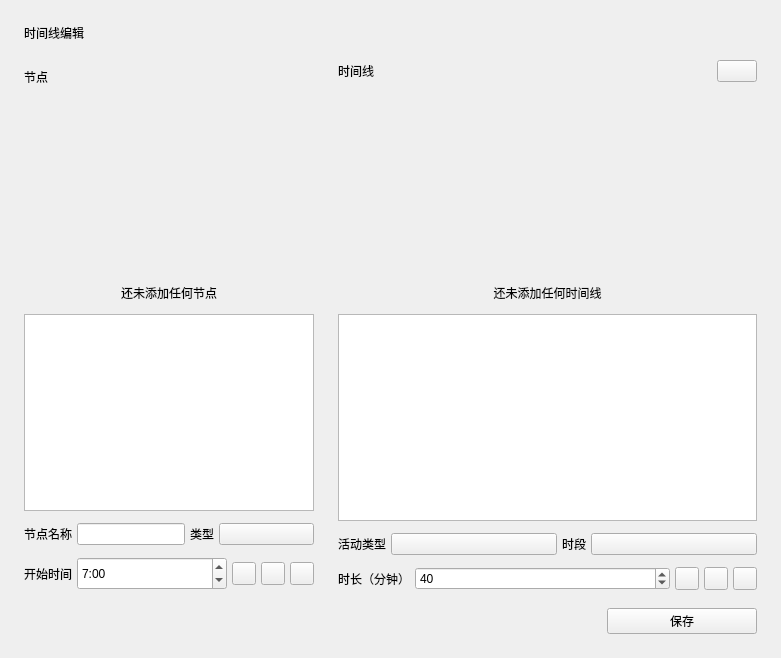
<?xml version="1.0" encoding="UTF-8"?>
<ui version="4.0">
 <class>Form</class>
 <widget class="QWidget" name="Form">
  <property name="geometry">
   <rect>
    <x>0</x>
    <y>0</y>
    <width>781</width>
    <height>658</height>
   </rect>
  </property>
  <property name="windowTitle">
   <string>Form</string>
  </property>
  <layout class="QVBoxLayout" name="verticalLayout_2">
   <property name="spacing">
    <number>18</number>
   </property>
   <property name="leftMargin">
    <number>24</number>
   </property>
   <property name="topMargin">
    <number>24</number>
   </property>
   <property name="rightMargin">
    <number>24</number>
   </property>
   <property name="bottomMargin">
    <number>24</number>
   </property>
   <item>
    <widget class="TitleLabel" name="TitleLabel">
     <property name="text">
      <string>时间线编辑</string>
     </property>
    </widget>
   </item>
   <item>
    <layout class="QHBoxLayout" name="horizontalLayout">
     <property name="spacing">
      <number>12</number>
     </property>
     <item>
      <layout class="QVBoxLayout" name="verticalLayout">
       <item>
        <widget class="SubtitleLabel" name="SubtitleLabel_2">
         <property name="minimumSize">
          <size>
           <width>0</width>
           <height>33</height>
          </size>
         </property>
         <property name="text">
          <string>节点</string>
         </property>
        </widget>
       </item>
       <item>
        <widget class="CaptionLabel" name="tips_1">
         <property name="sizePolicy">
          <sizepolicy hsizetype="Preferred" vsizetype="Expanding">
           <horstretch>0</horstretch>
           <verstretch>0</verstretch>
          </sizepolicy>
         </property>
         <property name="styleSheet">
          <string notr="true">FluentLabelBase {
    color: black;
}

HyperlinkLabel {
    color: #009faa;
    border: none;
    background-color: transparent;
    text-align: left;
    padding: 0;
    margin: 0;
}

HyperlinkLabel[underline=true] {
    text-decoration: underline;
}

HyperlinkLabel[underline=false] {
    text-decoration: none;
}

HyperlinkLabel:hover {
    color: #007780;
}

HyperlinkLabel:pressed {
    color: #00a7b3;
}
FluentLabelBase{color:#7d000000}</string>
         </property>
         <property name="text">
          <string>还未添加任何节点</string>
         </property>
         <property name="alignment">
          <set>Qt::AlignBottom|Qt::AlignHCenter</set>
         </property>
         <property name="lightColor" stdset="0">
          <color alpha="125">
           <red>0</red>
           <green>0</green>
           <blue>0</blue>
          </color>
         </property>
         <property name="darkColor" stdset="0">
          <color alpha="155">
           <red>255</red>
           <green>255</green>
           <blue>255</blue>
          </color>
         </property>
         <property name="pixelFontSize" stdset="0">
          <number>14</number>
         </property>
        </widget>
       </item>
       <item>
        <widget class="ListWidget" name="part_list">
         <property name="sizePolicy">
          <sizepolicy hsizetype="Preferred" vsizetype="Expanding">
           <horstretch>0</horstretch>
           <verstretch>0</verstretch>
          </sizepolicy>
         </property>
         <property name="minimumSize">
          <size>
           <width>0</width>
           <height>0</height>
          </size>
         </property>
         <property name="dragDropMode">
          <enum>QAbstractItemView::InternalMove</enum>
         </property>
         <property name="defaultDropAction">
          <enum>Qt::MoveAction</enum>
         </property>
         <property name="alternatingRowColors">
          <bool>true</bool>
         </property>
        </widget>
       </item>
       <item>
        <layout class="QHBoxLayout" name="horizontalLayout_2">
         <property name="spacing">
          <number>5</number>
         </property>
         <item>
          <widget class="BodyLabel" name="BodyLabel_4">
           <property name="sizePolicy">
            <sizepolicy hsizetype="Fixed" vsizetype="Preferred">
             <horstretch>0</horstretch>
             <verstretch>0</verstretch>
            </sizepolicy>
           </property>
           <property name="text">
            <string>节点名称</string>
           </property>
           <property name="alignment">
            <set>Qt::AlignLeading|Qt::AlignLeft|Qt::AlignVCenter</set>
           </property>
          </widget>
         </item>
         <item>
          <widget class="EditableComboBox" name="name_part_combo">
           <property name="sizePolicy">
            <sizepolicy hsizetype="Preferred" vsizetype="Fixed">
             <horstretch>0</horstretch>
             <verstretch>0</verstretch>
            </sizepolicy>
           </property>
          </widget>
         </item>
         <item>
          <widget class="BodyLabel" name="BodyLabel_6">
           <property name="sizePolicy">
            <sizepolicy hsizetype="Fixed" vsizetype="Preferred">
             <horstretch>0</horstretch>
             <verstretch>0</verstretch>
            </sizepolicy>
           </property>
           <property name="text">
            <string>类型</string>
           </property>
          </widget>
         </item>
         <item>
          <widget class="ComboBox" name="part_type">
           <property name="sizePolicy">
            <sizepolicy hsizetype="Preferred" vsizetype="Fixed">
             <horstretch>0</horstretch>
             <verstretch>0</verstretch>
            </sizepolicy>
           </property>
          </widget>
         </item>
        </layout>
       </item>
       <item>
        <layout class="QHBoxLayout" name="horizontalLayout_5">
         <property name="spacing">
          <number>5</number>
         </property>
         <item>
          <widget class="BodyLabel" name="BodyLabel_5">
           <property name="sizePolicy">
            <sizepolicy hsizetype="Fixed" vsizetype="Preferred">
             <horstretch>0</horstretch>
             <verstretch>0</verstretch>
            </sizepolicy>
           </property>
           <property name="text">
            <string>开始时间</string>
           </property>
          </widget>
         </item>
         <item>
          <widget class="TimeEdit" name="part_time">
           <property name="sizePolicy">
            <sizepolicy hsizetype="Maximum" vsizetype="Fixed">
             <horstretch>0</horstretch>
             <verstretch>0</verstretch>
            </sizepolicy>
           </property>
           <property name="minimumSize">
            <size>
             <width>150</width>
             <height>33</height>
            </size>
           </property>
           <property name="currentSection">
            <enum>QDateTimeEdit::HourSection</enum>
           </property>
           <property name="displayFormat">
            <string>h:mm</string>
           </property>
           <property name="time">
            <time>
             <hour>7</hour>
             <minute>0</minute>
             <second>0</second>
            </time>
           </property>
          </widget>
         </item>
         <item>
          <widget class="ToolButton" name="add_part_button"/>
         </item>
         <item>
          <widget class="ToolButton" name="edit_button_2"/>
         </item>
         <item>
          <widget class="ToolButton" name="delete_part_button"/>
         </item>
        </layout>
       </item>
      </layout>
     </item>
     <item>
      <widget class="VerticalSeparator" name="VerticalSeparator"/>
     </item>
     <item>
      <layout class="QVBoxLayout" name="verticalLayout_3">
       <item>
        <layout class="QHBoxLayout" name="horizontalLayout_8">
         <item>
          <widget class="SubtitleLabel" name="SubtitleLabel">
           <property name="text">
            <string>时间线</string>
           </property>
          </widget>
         </item>
         <item>
          <widget class="ComboBox" name="select_timeline">
           <property name="sizePolicy">
            <sizepolicy hsizetype="Maximum" vsizetype="Fixed">
             <horstretch>0</horstretch>
             <verstretch>0</verstretch>
            </sizepolicy>
           </property>
          </widget>
         </item>
        </layout>
       </item>
       <item>
        <widget class="CaptionLabel" name="tips_2">
         <property name="sizePolicy">
          <sizepolicy hsizetype="Preferred" vsizetype="Expanding">
           <horstretch>0</horstretch>
           <verstretch>0</verstretch>
          </sizepolicy>
         </property>
         <property name="styleSheet">
          <string notr="true">FluentLabelBase {
    color: black;
}

HyperlinkLabel {
    color: #009faa;
    border: none;
    background-color: transparent;
    text-align: left;
    padding: 0;
    margin: 0;
}

HyperlinkLabel[underline=true] {
    text-decoration: underline;
}

HyperlinkLabel[underline=false] {
    text-decoration: none;
}

HyperlinkLabel:hover {
    color: #007780;
}

HyperlinkLabel:pressed {
    color: #00a7b3;
}
FluentLabelBase{color:#7d000000}</string>
         </property>
         <property name="text">
          <string>还未添加任何时间线</string>
         </property>
         <property name="alignment">
          <set>Qt::AlignBottom|Qt::AlignHCenter</set>
         </property>
         <property name="lightColor" stdset="0">
          <color alpha="125">
           <red>0</red>
           <green>0</green>
           <blue>0</blue>
          </color>
         </property>
         <property name="darkColor" stdset="0">
          <color alpha="155">
           <red>255</red>
           <green>255</green>
           <blue>255</blue>
          </color>
         </property>
         <property name="pixelFontSize" stdset="0">
          <number>14</number>
         </property>
        </widget>
       </item>
       <item>
        <widget class="ListWidget" name="timeline_list">
         <property name="sizePolicy">
          <sizepolicy hsizetype="Expanding" vsizetype="Expanding">
           <horstretch>0</horstretch>
           <verstretch>0</verstretch>
          </sizepolicy>
         </property>
         <property name="minimumSize">
          <size>
           <width>0</width>
           <height>0</height>
          </size>
         </property>
         <property name="dragDropMode">
          <enum>QAbstractItemView::InternalMove</enum>
         </property>
         <property name="defaultDropAction">
          <enum>Qt::MoveAction</enum>
         </property>
         <property name="alternatingRowColors">
          <bool>true</bool>
         </property>
        </widget>
       </item>
       <item>
        <layout class="QHBoxLayout" name="horizontalLayout_6">
         <property name="spacing">
          <number>5</number>
         </property>
         <item>
          <widget class="BodyLabel" name="BodyLabel_2">
           <property name="sizePolicy">
            <sizepolicy hsizetype="Fixed" vsizetype="Preferred">
             <horstretch>0</horstretch>
             <verstretch>0</verstretch>
            </sizepolicy>
           </property>
           <property name="text">
            <string>活动类型</string>
           </property>
           <property name="alignment">
            <set>Qt::AlignLeading|Qt::AlignLeft|Qt::AlignVCenter</set>
           </property>
          </widget>
         </item>
         <item>
          <widget class="ComboBox" name="class_activity">
           <property name="sizePolicy">
            <sizepolicy hsizetype="Preferred" vsizetype="Fixed">
             <horstretch>0</horstretch>
             <verstretch>0</verstretch>
            </sizepolicy>
           </property>
          </widget>
         </item>
         <item>
          <widget class="BodyLabel" name="BodyLabel_3">
           <property name="sizePolicy">
            <sizepolicy hsizetype="Fixed" vsizetype="Preferred">
             <horstretch>0</horstretch>
             <verstretch>0</verstretch>
            </sizepolicy>
           </property>
           <property name="text">
            <string>时段</string>
           </property>
          </widget>
         </item>
         <item>
          <widget class="ComboBox" name="time_period">
           <property name="sizePolicy">
            <sizepolicy hsizetype="Preferred" vsizetype="Fixed">
             <horstretch>0</horstretch>
             <verstretch>0</verstretch>
            </sizepolicy>
           </property>
          </widget>
         </item>
        </layout>
       </item>
       <item>
        <layout class="QHBoxLayout" name="horizontalLayout_3">
         <property name="spacing">
          <number>5</number>
         </property>
         <item>
          <widget class="BodyLabel" name="BodyLabel">
           <property name="sizePolicy">
            <sizepolicy hsizetype="Fixed" vsizetype="Preferred">
             <horstretch>0</horstretch>
             <verstretch>0</verstretch>
            </sizepolicy>
           </property>
           <property name="text">
            <string>时长（分钟）</string>
           </property>
          </widget>
         </item>
         <item>
          <widget class="SpinBox" name="spin_time">
           <property name="sizePolicy">
            <sizepolicy hsizetype="Preferred" vsizetype="Fixed">
             <horstretch>0</horstretch>
             <verstretch>0</verstretch>
            </sizepolicy>
           </property>
           <property name="maximum">
            <number>999</number>
           </property>
           <property name="singleStep">
            <number>5</number>
           </property>
           <property name="value">
            <number>40</number>
           </property>
          </widget>
         </item>
         <item>
          <widget class="ToolButton" name="add_button"/>
         </item>
         <item>
          <widget class="ToolButton" name="edit_button"/>
         </item>
         <item>
          <widget class="ToolButton" name="delete_button"/>
         </item>
        </layout>
       </item>
      </layout>
     </item>
    </layout>
   </item>
   <item>
    <layout class="QHBoxLayout" name="horizontalLayout_4" stretch="0,0">
     <property name="spacing">
      <number>2</number>
     </property>
     <item>
      <spacer name="horizontalSpacer">
       <property name="orientation">
        <enum>Qt::Horizontal</enum>
       </property>
       <property name="sizeHint" stdset="0">
        <size>
         <width>40</width>
         <height>20</height>
        </size>
       </property>
      </spacer>
     </item>
     <item>
      <widget class="PrimaryPushButton" name="save">
       <property name="sizePolicy">
        <sizepolicy hsizetype="Fixed" vsizetype="Minimum">
         <horstretch>0</horstretch>
         <verstretch>0</verstretch>
        </sizepolicy>
       </property>
       <property name="minimumSize">
        <size>
         <width>150</width>
         <height>0</height>
        </size>
       </property>
       <property name="text">
        <string>保存</string>
       </property>
      </widget>
     </item>
    </layout>
   </item>
  </layout>
 </widget>
 <customwidgets>
  <customwidget>
   <class>ComboBox</class>
   <extends>QPushButton</extends>
   <header>qfluentwidgets</header>
  </customwidget>
  <customwidget>
   <class>EditableComboBox</class>
   <extends>LineEdit</extends>
   <header>qfluentwidgets</header>
  </customwidget>
  <customwidget>
   <class>PushButton</class>
   <extends>QPushButton</extends>
   <header>qfluentwidgets</header>
  </customwidget>
  <customwidget>
   <class>PrimaryPushButton</class>
   <extends>PushButton</extends>
   <header>qfluentwidgets</header>
  </customwidget>
  <customwidget>
   <class>ToolButton</class>
   <extends>QToolButton</extends>
   <header>qfluentwidgets</header>
  </customwidget>
  <customwidget>
   <class>VerticalSeparator</class>
   <extends>QWidget</extends>
   <header>qfluentwidgets</header>
  </customwidget>
  <customwidget>
   <class>CaptionLabel</class>
   <extends>QLabel</extends>
   <header>qfluentwidgets</header>
  </customwidget>
  <customwidget>
   <class>BodyLabel</class>
   <extends>QLabel</extends>
   <header>qfluentwidgets</header>
  </customwidget>
  <customwidget>
   <class>SubtitleLabel</class>
   <extends>QLabel</extends>
   <header>qfluentwidgets</header>
  </customwidget>
  <customwidget>
   <class>TitleLabel</class>
   <extends>QLabel</extends>
   <header>qfluentwidgets</header>
  </customwidget>
  <customwidget>
   <class>LineEdit</class>
   <extends>QLineEdit</extends>
   <header>qfluentwidgets</header>
  </customwidget>
  <customwidget>
   <class>TimeEdit</class>
   <extends>QTimeEdit</extends>
   <header>qfluentwidgets</header>
  </customwidget>
  <customwidget>
   <class>SpinBox</class>
   <extends>QSpinBox</extends>
   <header>qfluentwidgets</header>
  </customwidget>
  <customwidget>
   <class>ListWidget</class>
   <extends>QListWidget</extends>
   <header>qfluentwidgets</header>
  </customwidget>
 </customwidgets>
 <resources/>
 <connections/>
</ui>
